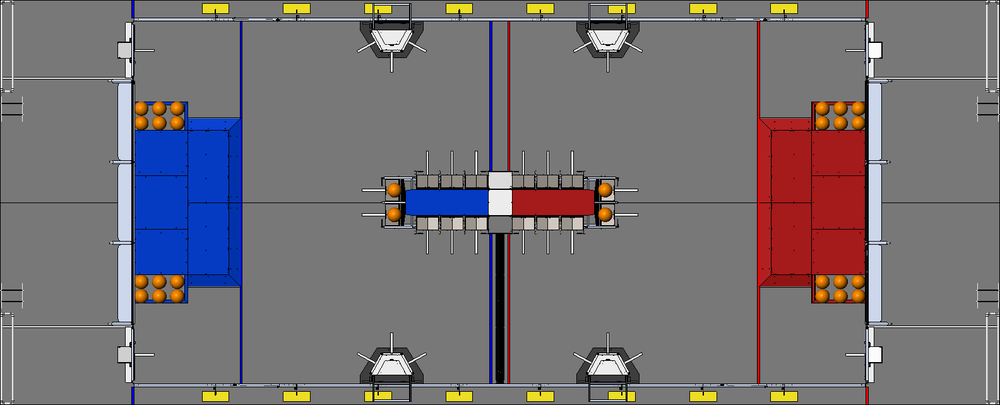
#> input picture src/main/java/frc/robot/lib/cis_vision/fields/field_image_2019.png, 1000 x 405 px, shrunk from 1584 x 642 before the run
$ python Visualizer.py
#> lines starting #> are read from the running program, lines starting #| are printed output that depends on the picture; after the words box and inside, x2 and y2 are one past the last pixel; in counts of white or black regions, pixels touching at a corner belong together
### src/main/java/frc/robot/lib/cis_vision/fields/field_image_and_offsets_2019.py
import cv2

'''
This file is used purely for visualizing the path planning and not needed for
the actual implementation running on the robot. The field_img_bgr variable
defines the path to an image of the actual field. This can be found in the
game documents. The field_img_offsets_in defines upper-left and lower-right
locations of the playing field locations. This defines the bounding rectangle
of the playing field.
'''

field_img_bgr = cv2.imread( './fields/field_image_2019.png' )
#> field_img_bgr is the input picture: shape (405, 1000, 3); mean B, G, R 116.4, 112, 117.2
field_img_offsets_in = [ ( 214.0, 33.0 ), ( 1371.0, 607.0 )]

### src/main/java/frc/robot/lib/cis_vision/Mapper.py
from fields.field import field
from AStarNode import AStarNode
from AStarGraph import AStarGraph
import cv2
import numpy as np

class Mapper ():
    '''A class used to map the field using a grid representation.

    The field map is constructed by first creating a 2D matrix representing the
    field with a resolution of 1 inch. Next, the field elements are added to
    the map. These represent the area of the map that the robot cannot go. The
    field is then divided into grid sections by recursively dividing the field
    into quadrants until the minimum grid size is reached. Each grid element
    will be classified as either occupied (a field element is within the grid)
    or empty (robot is free to travel in this space). Finally, the grids are
    represented using a graph. Where each cell in the grid is a node and the
    inter-connects are the neighbors.

    Attributes:
        min_cell_size_in (`int`): The minimum size cell of the grid
            representation of the field map.
        field_map_in (:obj:`numpy.ndarray of numpy.uint8`): The map of the
            field.
        empty_grid (:obj:`numpy.ndarray of uint8`): The empty grid is an array
            of empty cells where each cell is the upper-left and lower-right
            points.
        occupied_grid (:obj:`numpy.ndarray of uint8`): The occupied grid is an
            array of empty cells where each cell is the upper-left and
            lower-right points.
        adjacency_list (:obj:`list of lists of ints`): A list of empty cells
            and their neighbors.
        graph (:obj:`AStarGraph`): A graph of the connected nodes.
    '''
    def __init__ ( self, min_cell_size_in:int ):
        self.min_cell_size_in = min_cell_size_in
        self.field_map_in = np.zeros( ( int( field.width_ft * 12.0 ),
                                        int( field.length_ft * 12.0 ) ),
                                        dtype=np.uint8)
        self.field_map_in = self.add_field_elements_to_map( self.field_map_in )
        self.empty_grid, self.occupied_grid = self.get_field_grid()
        self.adjacency_list = self.get_adjacency_list()
        self.graph = self.build_graph()


    def add_field_elements_to_map ( self, field_map_in:np.ndarray ):
        '''The function will add the field elements to the map of the field.

        Args:
            field_map_in (:obj:`numpy.ndarray of numpy.uint8`): The map of the
                field.

        Returns:
            updated_map (:obj:`numpy.ndarray of numpy.uint8`) A map of the
                field with the field elements added.

        '''
        updated_map = field_map_in.copy()
        for element_in in field.elements_in:
            x_field_in = element_in[0][0]
            y_field_in = element_in[0][1]
            pts = [ ( int( x_field_in ), int( y_field_in ) ) ]
            for vertex_in in element_in[1:]:
                pts.append( ( int( ( x_field_in + vertex_in[0] ) ),
                              int( ( y_field_in + vertex_in[1] ) ) ) )
            updated_map = cv2.fillPoly( updated_map, [ np.array( ( pts ) ) ], ( 255, 0, 0 ) )
#> this loop made 7 passes
#> (x_field_in, y_field_in) on passes 1 to 5: (209.5, 0), (399.2, 0), (209.5, 324), (399.2, 324), (324, 134.1)
#> pass 1, in add_field_elements_to_map, `updated_map = cv2.fillPoly( updated_map, [ np.array( ( pts ) ) ], ( 25..`:
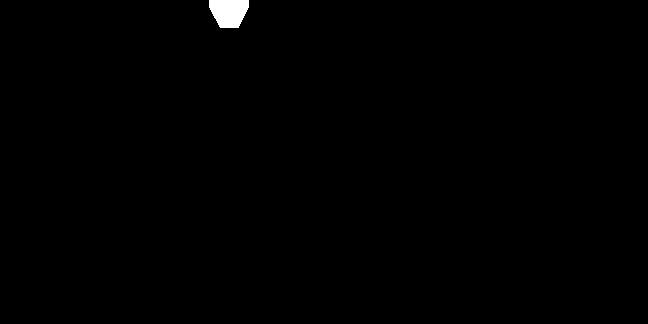
#> updated_map: shape (324, 648); 0.43% white; 1 white region, box (x1, y1, x2, y2) and area: (209, 0, 249, 28) 895
#> pass 2, in add_field_elements_to_map, `updated_map = cv2.fillPoly( updated_map, [ np.array( ( pts ) ) ], ( 25..`:
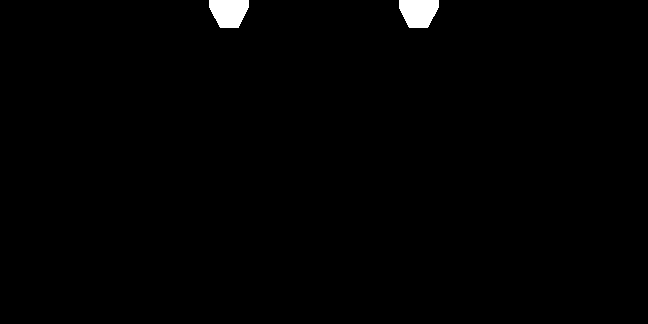
#> updated_map: shape (324, 648); 0.86% white; 2 white regions, box (x1, y1, x2, y2) and area: (399, 0, 439, 28) 904, (209, 0, 249, 28) 895
#> pass 3, in add_field_elements_to_map, `updated_map = cv2.fillPoly( updated_map, [ np.array( ( pts ) ) ], ( 25..`:
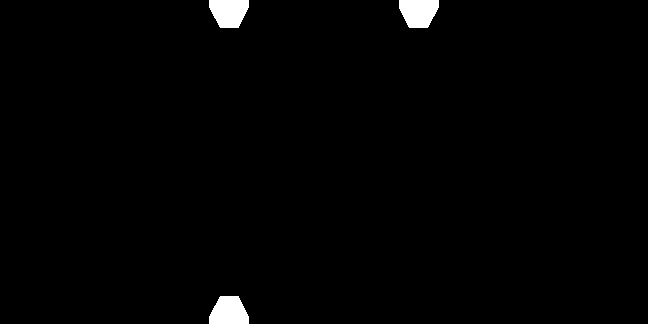
#> updated_map: shape (324, 648); 1.3% white; 3 white regions, box (x1, y1, x2, y2) and area: (399, 0, 439, 28) 904, (209, 0, 249, 28) 895, (209, 296, 249, 324) 895

        return updated_map


    def add_grid_to_map ( self, bgr_field_map_in:np.ndarray, grid:np.ndarray,
                          color:tuple ):
        '''The function will add the grid representation to a map of the field.

        Args:
            bgr_field_map_in (:obj:`numpy.ndarray of numpy.uint8`): The map of
                the field in BGR format.
            grid (:obj:`numpy.ndarray of uint8`): The grid is an array of cells
                where each cell is the upper-left and lower-right points.
            color (:obj:`3-tuple of ints`): The RGB color of the grid.

        Returns:
            updated_map (:obj:`numpy.ndarray of numpy.uint8`) A map of the
                field with the grid representation added.

        '''
        updated_map = bgr_field_map_in.copy()
        for cell in grid:
            updated_map = cv2.rectangle( updated_map, cell[0], cell[1], color, 1 )

        return updated_map


    # [27 lines left out: function add_adjacency_list_to_map, not called in this run]


    def find_empty_cell ( self, pt1, pt2 ):
        '''The function will recursively build the grid representation of the
        field map.

        Args:
            pt1 (:obj:`tuple(float,float)): Upper-left vertex of the grid cell.
            pt2 (:obj:`tuple(float,float)): Lower-right vertex of the grid
                cell.

        Returns:
            grid (:obj:`list of :obj:`tuple(float,float,boolean)`): A list of
                the grid cells with the center coordinates (x,y) and a boolean
                flag to track if the cell is occupied (true is occupied).
        '''
        grid = []
        if (pt2[0] - pt1[0] ) / 2 >= self.min_cell_size_in:
            x_mid = int( ( pt2[0] + pt1[0] ) / 2 )
            y_mid = int( ( pt2[1] + pt1[1] ) / 2 )
            grid += self.find_empty_cell( pt1,             (x_mid, y_mid)  )
            grid += self.find_empty_cell( (x_mid, y_mid),  pt2             )
            grid += self.find_empty_cell( (pt1[0], y_mid), (x_mid, pt2[1]) )
            grid += self.find_empty_cell( (x_mid, pt1[1]), (pt2[0], y_mid) )
        elif np.sum( self.field_map_in[ pt1[1]:pt2[1], pt1[0]:pt2[0] ] ) == 0:
            grid.append( ( pt1, pt2, False ) )
        else:
            grid.append( ( pt1, pt2, True ) )

        return grid


    def get_field_grid ( self ):
        '''The function will build the grid representation of the field map.

        The purpose of this function, and not just using find_empty_cell, is
        this function will split the space into halves whereas find_empty_cell
        will split the space into quarters. This is to accomodate the situation
        where only half of the FRC is used for mapping. For example, some years
        the robots have been physically limited to only half of the field.

        Args:

        Returns:
            empty, occupied (:obj:`numpy.ndarray', :obj:`numpy.ndarray') A list
                of cells which are empty and a list of cells which are occupied.
        '''
        grid = []
        pt1 = ( 0, 0 )
        pt2 = ( int( field.length_ft * 12 / 2 ), int( field.width_ft * 12 ) )
#> pt2 = (324, 324)
#> (the rest of the program and of its run is left out)
